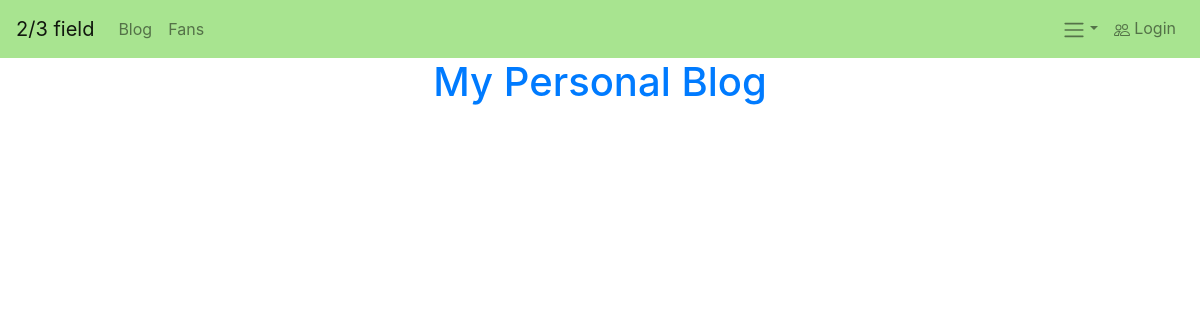
/blog/, run on an earlier commit of the app's database.
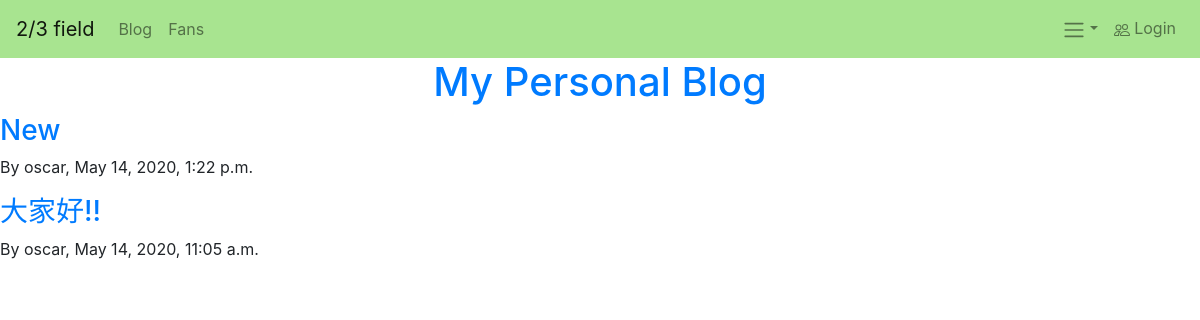
And on a later commit of the database.
### blog/models.py (models this page shows, shortened)
class Article(models.Model):
    author = models.ForeignKey('auth.User', on_delete = models.CASCADE)
    title = models.CharField(max_length=120)
    text = models.TextField()
    publish_date = models.DateTimeField(blank=True, null=True)

### blog/views.py (the view)
# urls.py: path('', views.ArticleList.as_view(), name='article_list'),
class ArticleList(ListView):
    model = Article
    def get_queryset(self):
        return Article.objects.filter(publish_date__lte=timezone.now()).order_by('-publish_date')

### blog/templates/blog/article_list.html (shortened to what this page needs)
{% extends 'base.html' %}
{% block content %}
    <header class='container' style='text-align: center; '>
        <h1> <a href="">My Personal Blog</a> </h1>
    </header>
    <div>
    {% for i in object_list %}
        <div class="article" style='text-align: left=30px; left: 30px;'>
            <h3><a href="{% url 'blog:article_detail' i.pk %}">{{ i.title }}</a></h3>
            <p>By <bold>{{ i.author }}</bold>, {{ i.publish_date }}</p>
        </div>
    {% endfor %}
    </div>
{% endblock content %}

### templates/base.html (shortened to what this page needs)
<!DOCTYPE html>
{% load static %}
<html lang="en">
<head>
    <link rel="stylesheet" href="https://stackpath.bootstrapcdn.com/bootstrap/4.3.1/css/bootstrap.min.css">
    <link rel="stylesheet" href="{% static 'Webs/css/mystyle.css' %}">
</head>
<body>
    <nav class="navbar navbar-expand-sm navbar-light" style="background-color: #a8e490;">
        <a class="navbar-brand" href="{% url 'home' %}">2/3 field</a>
        <div class="collapse navbar-collapse" id="collapsibleNavId">
            <ul class="navbar-nav mr-auto mt-2 mt-lg-0">
                <li class="nav-item">
                    <a class="nav-link" href="{% url 'blog:article_list' %}">Blog</a>
                </li>
                <li class="nav-item">
                    <a class="nav-link" href="{% url 'fans:fans_home' %}">Fans</a>
                </li>
            </ul>
        </div>
        <div>
            <ul class="navbar-nav nav-right mt-2 mt-lg-0">
                <li class="nav-item dropdown">
                    <a class="nav-link dropdown-toggle" data-toggle="dropdown" href="#"><span class="navbar-toggler-icon"></span></a>
                </li>
                <li class="nav-item">
                    <a class="nav-link" href="#">
                         Login
                    </a>
                </li>
            </ul>
        </div>
    </nav>
    {% block content %}{% endblock content %}
</body>
</html>

### static/Webs/css/mystyle.css (style rules this page uses)
h1 { color: cornflowerblue; }

What changed in the data, as far as the page shows it:
added Article: title "New", author "oscar", publish_date "May 14, 2020, 1:22 p.m."
added Article: title "大家好!!", author "oscar", publish_date "May 14, 2020, 11:05 a.m."
